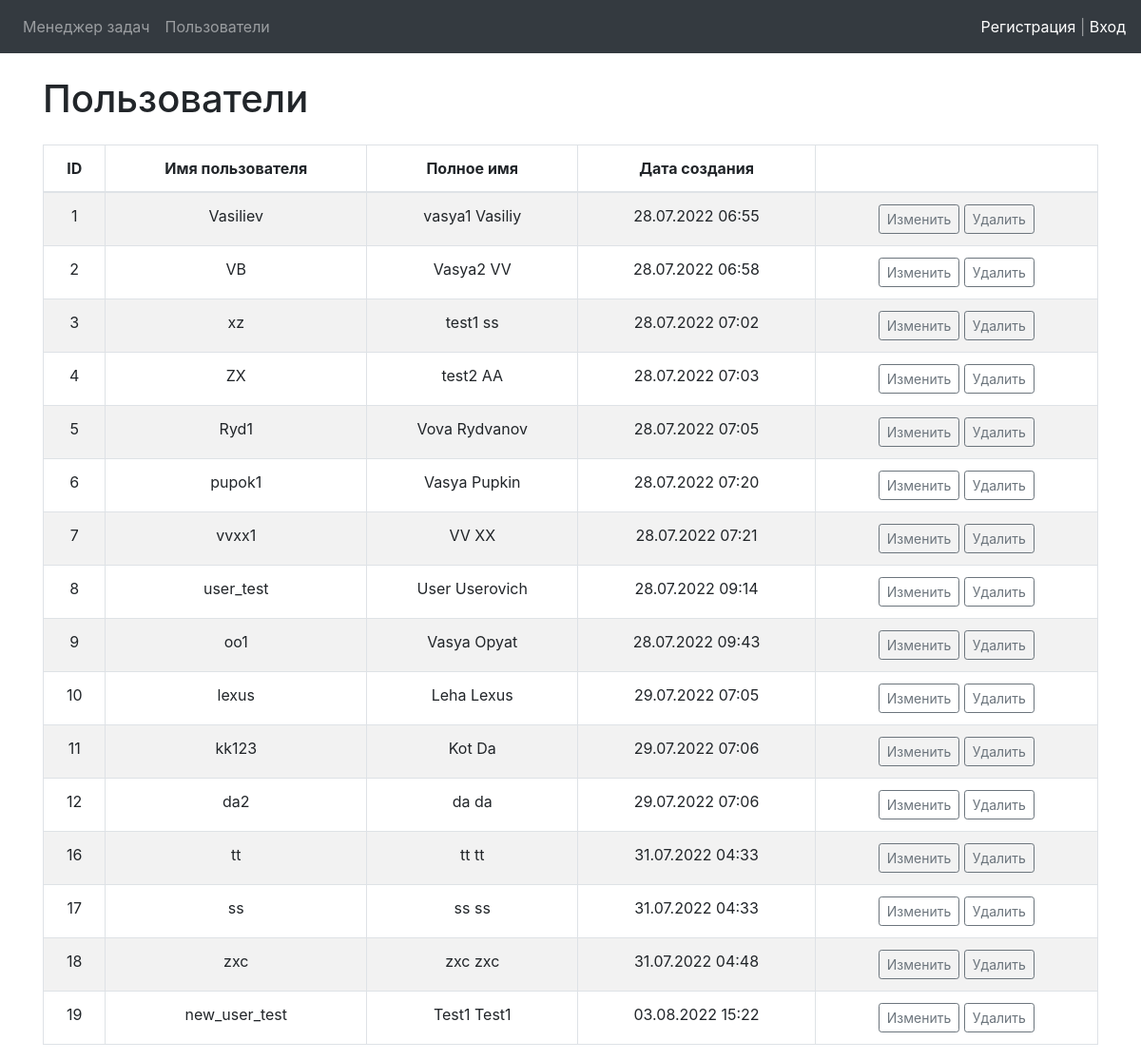
The app's page /users/, older data.
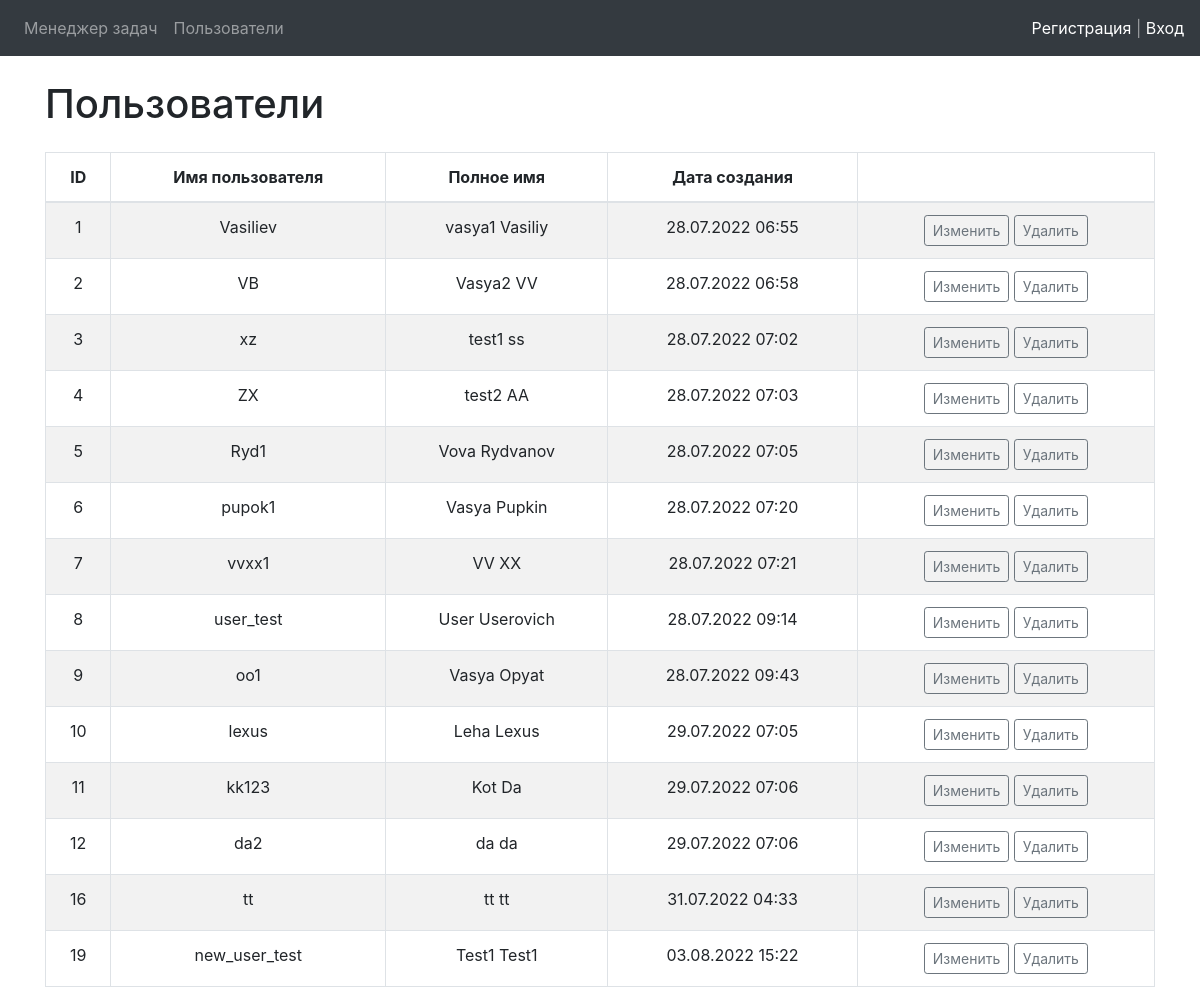
The same page, newer data.
### users/models.py (models this page shows)
class MyUser(AbstractUser):
    def __str__(self):
        return self.get_full_name()
    class Meta:
        verbose_name = 'User'
        verbose_name_plural = 'Users'

### users/views.py (the view)
# urls.py: path('users/', UserListView.as_view(), name='users_list'),
class UserListView(ListView):
    model = MyUser
    template_name = 'users/users_list.html'
    context_object_name = 'users_list'

### users/templates/users/users_list.html (shortened to what this page needs)
{% extends 'base.html' %}
{% load bootstrap4 %}
{% load i18n %}
{% block content %}
<div class="container wrapper flex-grow-1">
    <h1 class="my-4">Пользователи</h1>
    <table class="table table-hover table-striped table-bordered">
        <thead align="center">
        <tr>
            <th>ID</th>
            <th>Имя пользователя</th>
            <th>Полное имя</th>
            <th>Дата создания</th>
            <th></th>
        </tr>
        </thead>
        <tbody>
        {% for user in users_list %}
        {% if not user.is_superuser %}
        <tr>
            <td align="center">{{ user.pk }}</td>
            <td align="center">{{ user.username }}</td>
            <td align="center">{{ user }}</td>
            <td align="center">{{ user.date_joined|date:"d.m.Y H:i" }}</td>
            <td align="center">
                <a href="{% url 'user_update' user.pk %}" style="display: inline-block">
                    <button class="btn btn-outline-secondary btn-sm">Изменить</button>
                </a>
                <a href="{% url 'user_delete' user.pk %}" style="display: inline-block">
                    <button class="btn btn-outline-secondary btn-sm">Удалить</button>
                </a>
            </td>
        </tr>
        {% endif %}
        {% endfor %}
        </tbody>
    </table>
</div>
{% endblock %}

Row changes from the older to the newer data that the page shows:
removed MyUser: pk "17", username "ss", first_name+last_name "ss ss", date_joined "31.07.2022 04:33"
removed MyUser: pk "18", username "zxc", first_name+last_name "zxc zxc", date_joined "31.07.2022 04:48"
